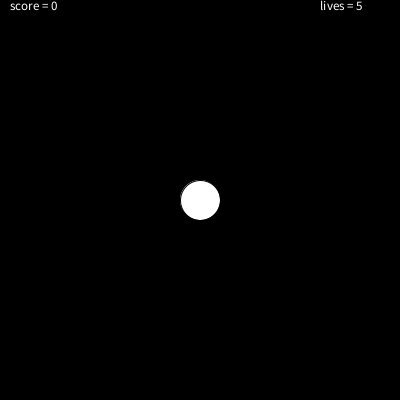
Frame 1 (no input)
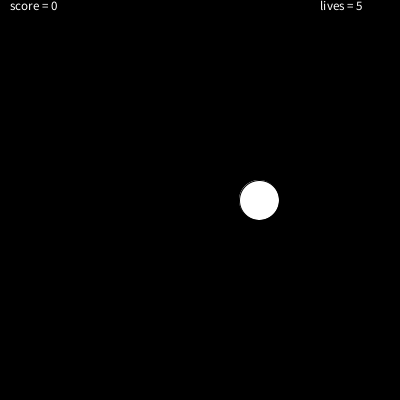
Frame 60 (the mouse pressed at the canvas centre just before this capture)
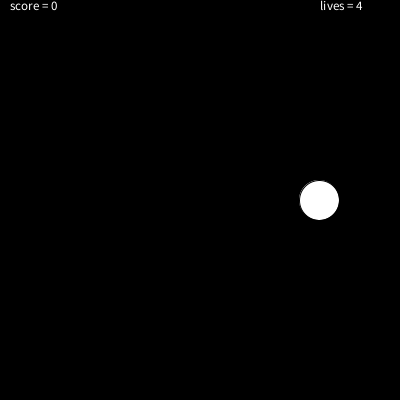
Frame 120 (the mouse held since frame 60 and released just before this capture)

The Processing sketch that drew these frames (run headless with seeded random() and noise(); from frame 60 on, the mouse is pressed at the canvas centre):

// Processing sketch: processing_152075
// ── processing_152075.pde

int xPos; //position of the ball
int speed = 1; //speed of the abll
int xDir = 1; //direction of the ball
int score = 0; //initial score
int lives = 5; //live you start with
boolean lost = false; //have you lost yet

void setup() {   //runs once the program starts
  size(400, 400);
  smooth();
  xPos = width / 2;  //centers the ball
  fill(255);   //makes the ball and the text white
  textSize(13);  //sets the size of the text
}

void draw() {  //loops over and over again
  background(0);  //black background
  ellipse(xPos, height / 2, 40, 40);  //draw the ball
  xPos = xPos + (speed * xDir);   //update the balls position
  if (xPos > width - 20 || xPos < 20){  //did the ball hit the side?
    xDir = -xDir;  //if so, reverse the direction
}
text("score = " + score, 10, 10);  //print the score on the screen
text("lives = " + lives, width - 80, 10); //print the lives on the screen
if (lives<=0) {  //check to see of you lost
  textSize(20);
  text("Click to Restart", 125, 100);
  noLoop();  //stop looping at the end of the draw function
  lost = true;
  textSize(13);
}
}

void mousePressed() {  //runs whenever the mouse is pressed
  if (dist(mouseX, mouseY, xPos, 200) <=20) {  //did we hit the target?
    score = score + speed;  //increase the speed
    speed = speed + 1;  //increase the score
  }
  else {  //we missed
    if (speed < 1) { //if speed is greater than 1, decrease the speed
      speed = speed - 1;  
    }
    lives = lives - 1;  //take away one life
  }
  if (lost == true) {  //if we lost the game, reset and start over
    speed = 1;  //reseat all variables to initial values
    lives = 5;
    score = 0;
    xPos = width / 2;
    xDir = 1;
    lost = false;
    loop();  //loop the draw function again
  }
}
